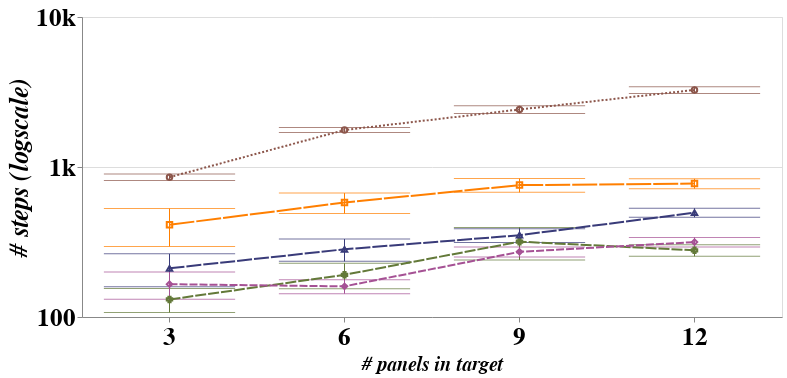

Write notebook code for a chart like this one.
### Code cell
global_chart #panels X steps

### Figure 1 — Vega-Lite specification as saved in the notebook (floating-point values rounded to 4 significant figures; data arrays with more than 128 entries replaced by an {"elided": "..."} marker saying what was removed)
{"layer": [{"mark": {"type": "errorbar", "ticks": true}, "encoding": {"color": {"type": "nominal", "bin": false, "field": "Algo", "legend": null, "scale": {"range": ["rgb(140, 86, 75)", "rgb(255, 127, 0)", "rgb(57, 59, 121)", "rgb(99, 121, 57)", "rgb(165, 81, 148)"]}, "title": ""}, "shape": {"type": "nominal", "bin": false, "field": "Algo", "legend": null, "title": ""}, "x": {"type": "nominal", "axis": {"labelAngle": 0, "labelFont": "Time New Roman", "labelFontSize": 25, "labelFontStyle": "bold", "title": "# panels in target", "titleFont": "Time New Roman", "titleFontSize": 20, "titleFontStyle": "italic"}, "bin": false, "field": "panels"}, "y": {"type": "quantitative", "axis": {"format": "s", "grid": true, "tickCount": 2, "title": "# steps (logscale)"}, "field": "#iteration"}}, "height": 300, "width": 700}, {"mark": "line", "encoding": {"color": {"type": "nominal", "bin": false, "field": "Algo", "scale": {"range": ["rgb(140, 86, 75)", "rgb(255, 127, 0)", "rgb(57, 59, 121)", "rgb(99, 121, 57)", "rgb(165, 81, 148)"]}, "title": ""}, "strokeDash": {"type": "nominal", "bin": false, "field": "Algo", "legend": null, "scale": {"range": [[2, 2], [25, 2], [15, 2], [11, 2], [8, 2], [4, 2], [2, 2], []]}, "title": ""}, "x": {"type": "nominal", "axis": {"labelAngle": 0, "labelFont": "Time New Roman", "labelFontSize": 25, "labelFontStyle": "bold", "title": "# panels in target", "titleFont": "Time New Roman", "titleFontSize": 20, "titleFontStyle": "italic"}, "bin": false, "field": "panels"}, "y": {"type": "quantitative", "aggregate": "mean", "axis": {"format": "s", "grid": true, "labelAngle": 0, "labelFont": "Time New Roman", "labelFontSize": 25, "labelFontStyle": "bold", "tickCount": 2, "title": "# steps (logscale)", "titleFont": "Time New Roman", "titleFontSize": 26, "titleFontStyle": "italic"}, "field": "#iteration", "scale": {"type": "log"}}}, "height": 300, "width": 700}, {"mark": "point", "encoding": {"color": {"type": "nominal", "bin": false, "field": "Algo", "legend": null, "scale": {"range": ["rgb(140, 86, 75)", "rgb(255, 127, 0)", "rgb(57, 59, 121)", "rgb(99, 121, 57)", "rgb(165, 81, 148)"]}, "title": ""}, "shape": {"type": "nominal", "bin": false, "field": "Algo", "legend": null, "title": ""}, "x": {"type": "nominal", "axis": {"labelAngle": 0, "labelFont": "Time New Roman", "labelFontSize": 25, "labelFontStyle": "bold", "title": "# panels in target", "titleFont": "Time New Roman", "titleFontSize": 20, "titleFontStyle": "italic"}, "bin": false, "field": "panels"}, "y": {"type": "quantitative", "aggregate": "mean", "axis": {"format": "s", "grid": true, "labelAngle": 0, "labelFont": "Time New Roman", "labelFontSize": 25, "labelFontStyle": "bold", "tickCount": 2, "title": "# steps (logscale)", "titleFont": "Time New Roman", "titleFontSize": 26, "titleFontStyle": "italic"}, "field": "#iteration", "scale": {"type": "log"}}}, "height": 300, "width": 700}], "data": {"name": "data-7a81c9a4adf467443e46a9c52ddf4dd1"}, "resolve": {"scale": {"color": "independent", "strokeDash": "independent"}}, "$schema": "https://vega.github.io/schema/vega-lite/v4.8.1.json", "datasets": {"data-7a81c9a4adf467443e46a9c52ddf4dd1": {"elided": "191 records"}}}
